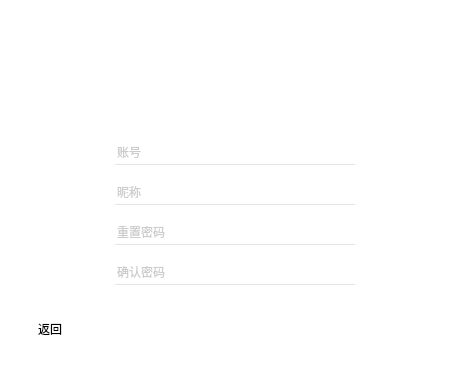
<?xml version="1.0" encoding="UTF-8"?>
<ui version="4.0">
 <class>Dlg_ChangePassword</class>
 <widget class="QDialog" name="Dlg_ChangePassword">
  <property name="geometry">
   <rect>
    <x>0</x>
    <y>0</y>
    <width>470</width>
    <height>370</height>
   </rect>
  </property>
  <property name="windowTitle">
   <string>Dialog</string>
  </property>
  <property name="styleSheet">
   <string notr="true">QWidget
{
background-color:rgb(255,255,255);
}
QPushButton
{
background:rgba(0,0,0,0);

}
QPushButton#back
{
image:url(:/image/delet_button.png);
color:white;
}
QPushButton#back:hover
{
image:url(:/image/delet_button_pressed.png);
color:white;
}
QPushButton#enter_button
{
image:url(:/image/login.png);
color:white;
}
QPushButton#enter_button:hover
{
image:url(:/image/login-pressed.png);
color:white;
}
QRadioButton
{

}
QPushButton#pushButton
{
color:white;
}
QPushButton#pushButton:hover
{
color:white;
}
QLineEdit
{
border:none;
border-bottom:1px solid rgb(229,229,229);
font:normal 12px;
color:rgb(154,154,154);
}
QLineEdit:hover
{
border:none;
border-bottom:1px solid rgb(0,0,0);
font:normal 12px;
color:rgb(154,154,154);
}
QLineEdit:focus
{
border:none;
border-bottom:1px solid rgb(0,0,0);
font:normal 12px;
color:rgb(0,0,0);
}
</string>
  </property>
  <widget class="QWidget" name="widget_2" native="true">
   <property name="geometry">
    <rect>
     <x>20</x>
     <y>130</y>
     <width>430</width>
     <height>220</height>
    </rect>
   </property>
   <widget class="QPushButton" name="enter_button">
    <property name="geometry">
     <rect>
      <x>115</x>
      <y>180</y>
      <width>200</width>
      <height>30</height>
     </rect>
    </property>
    <property name="text">
     <string>确认</string>
    </property>
    <property name="flat">
     <bool>true</bool>
    </property>
   </widget>
   <widget class="QLineEdit" name="password_input_2">
    <property name="geometry">
     <rect>
      <x>95</x>
      <y>130</y>
      <width>240</width>
      <height>25</height>
     </rect>
    </property>
    <property name="minimumSize">
     <size>
      <width>240</width>
      <height>0</height>
     </size>
    </property>
    <property name="maximumSize">
     <size>
      <width>240</width>
      <height>16777215</height>
     </size>
    </property>
    <property name="placeholderText">
     <string>确认密码</string>
    </property>
   </widget>
   <widget class="QLineEdit" name="password_input_1">
    <property name="geometry">
     <rect>
      <x>95</x>
      <y>90</y>
      <width>240</width>
      <height>25</height>
     </rect>
    </property>
    <property name="minimumSize">
     <size>
      <width>240</width>
      <height>0</height>
     </size>
    </property>
    <property name="maximumSize">
     <size>
      <width>240</width>
      <height>16777215</height>
     </size>
    </property>
    <property name="placeholderText">
     <string>重置密码</string>
    </property>
   </widget>
   <widget class="QLineEdit" name="nickname_input">
    <property name="geometry">
     <rect>
      <x>95</x>
      <y>10</y>
      <width>240</width>
      <height>25</height>
     </rect>
    </property>
    <property name="minimumSize">
     <size>
      <width>240</width>
      <height>0</height>
     </size>
    </property>
    <property name="maximumSize">
     <size>
      <width>240</width>
      <height>16777215</height>
     </size>
    </property>
    <property name="placeholderText">
     <string>账号</string>
    </property>
   </widget>
   <widget class="QLineEdit" name="account_input">
    <property name="geometry">
     <rect>
      <x>95</x>
      <y>50</y>
      <width>240</width>
      <height>25</height>
     </rect>
    </property>
    <property name="minimumSize">
     <size>
      <width>240</width>
      <height>0</height>
     </size>
    </property>
    <property name="maximumSize">
     <size>
      <width>240</width>
      <height>16777215</height>
     </size>
    </property>
    <property name="placeholderText">
     <string>昵称</string>
    </property>
   </widget>
   <widget class="QPushButton" name="btnSign">
    <property name="geometry">
     <rect>
      <x>-10</x>
      <y>190</y>
      <width>80</width>
      <height>18</height>
     </rect>
    </property>
    <property name="text">
     <string>返回</string>
    </property>
    <property name="flat">
     <bool>true</bool>
    </property>
   </widget>
   <zorder>password_input_2</zorder>
   <zorder>nickname_input</zorder>
   <zorder>password_input_1</zorder>
   <zorder>account_input</zorder>
   <zorder>enter_button</zorder>
   <zorder>btnSign</zorder>
  </widget>
  <widget class="QLabel" name="label">
   <property name="geometry">
    <rect>
     <x>20</x>
     <y>20</y>
     <width>430</width>
     <height>330</height>
    </rect>
   </property>
   <property name="text">
    <string/>
   </property>
   <property name="pixmap">
    <pixmap resource="Logo.qrc">:/image/etherstrike.png</pixmap>
   </property>
   <property name="scaledContents">
    <bool>true</bool>
   </property>
  </widget>
  <widget class="QPushButton" name="back">
   <property name="geometry">
    <rect>
     <x>418</x>
     <y>20</y>
     <width>32</width>
     <height>32</height>
    </rect>
   </property>
   <property name="text">
    <string/>
   </property>
   <property name="flat">
    <bool>true</bool>
   </property>
  </widget>
  <zorder>label</zorder>
  <zorder>widget_2</zorder>
  <zorder>back</zorder>
 </widget>
 <tabstops>
  <tabstop>nickname_input</tabstop>
  <tabstop>account_input</tabstop>
  <tabstop>password_input_1</tabstop>
  <tabstop>password_input_2</tabstop>
  <tabstop>enter_button</tabstop>
 </tabstops>
 <resources>
  <include location="Logo.qrc"/>
 </resources>
 <connections/>
</ui>
